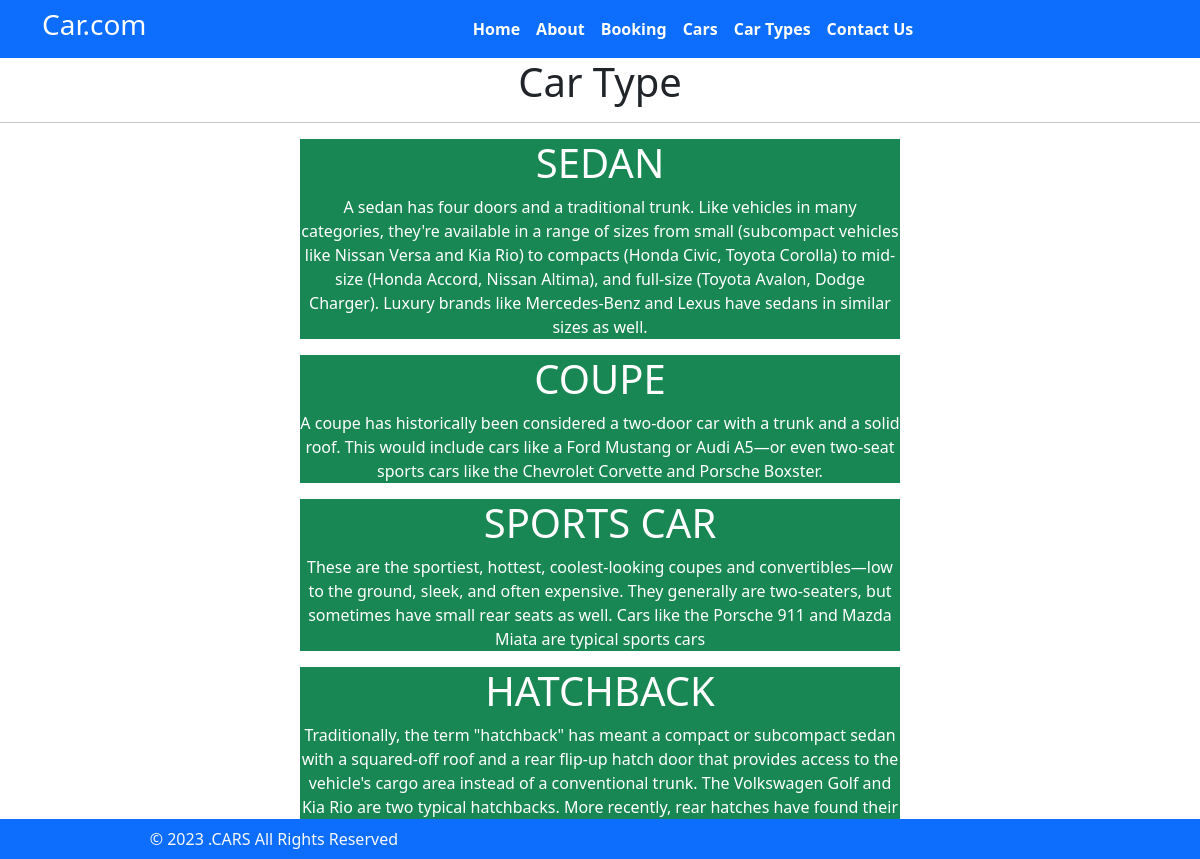
The page /cartype/ on the database its author committed.
### home/models.py (models this page shows, shortened)
class cartype(models.Model):
    c_type=models.CharField(max_length=100)
    c_description=models.TextField()

### home/views.py (the view)
# urls.py: path('cartype/',views.cartype,name='cartype'),
def cartype(request):
    dict_ctype={
        'ctype': cartype2.objects.all(),
    }
    return render(request,'cartype.html',dict_ctype)

### templates/cartype.html (shortened to what this page needs)
{% extends 'base.html'%}
{% block content %}
<h1 class="text-center">Car Type</h1>
<hr>
{% for d in ctype %}
<div class="mx-auto w-50 bg-success text-white text-center">
<h1>{{d.c_type}}</h1>
<p>{{d.c_description}}</p>
</div>
{% endfor %}
{% endblock  %}

### rows shown on the page
cartype: c_type "SEDAN", c_description "A sedan has four doors and a traditional trunk. Like vehicles in many categories, they're available in a range of sizes from small (subcompact vehicles like Nissan Versa and Kia Rio) to compacts (Honda Civic, Toyota Corolla) to mid-size (Honda Accord, Nissan Altima), and full-size (Toyota Avalon, Dodge Charger). Luxury brands like Mercedes-Benz and Lexus have sedans in similar sizes as well."
cartype: c_type "COUPE", c_description "A coupe has historically been considered a two-door car with a trunk and a solid roof. This would include cars like a Ford Mustang or Audi A5—or even two-seat sports cars like the Chevrolet Corvette and Porsche Boxster."
cartype: c_type "SPORTS CAR", c_description "These are the sportiest, hottest, coolest-looking coupes and convertibles—low to the ground, sleek, and often expensive. They generally are two-seaters, but sometimes have small rear seats as well. Cars like the Porsche 911 and Mazda Miata are typical sports cars"
cartype: c_type "HATCHBACK", c_description "Traditionally, the term \"hatchback\" has meant a compact or subcompact sedan with a squared-off roof and a rear flip-up hatch door that provides access to the vehicle's cargo area instead of a conventional trunk. The Volkswagen Golf and Kia Rio are two typical hatchbacks. More recently, rear hatches have found their…"
